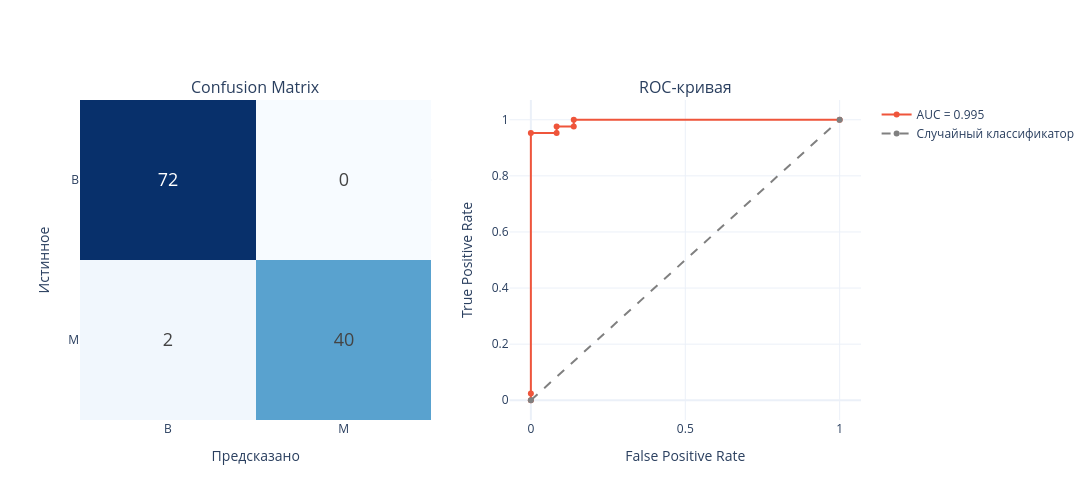

Write notebook code for a chart like this one.
### Markdown cell above
Что показывает: матрица ошибок и ROC-кривую. Что даёт: показывает типы ошибок модели и качество разделения классов при разных порогах.

### Code cell
cm = confusion_matrix(y_true, y_pred)
fig = make_subplots(rows=1, cols=2, subplot_titles=['Confusion Matrix', 'ROC-кривая'],
                    specs=[[{'type': 'heatmap'}, {'type': 'scatter'}]])
fig.add_trace(go.Heatmap(z=cm, x=list(le.classes_), y=list(le.classes_),
                         colorscale='Blues', showscale=False, text=cm,
                         texttemplate='%{text}', textfont=dict(size=18)), row=1, col=1)
fig.update_xaxes(title_text='Предсказано', row=1, col=1)
fig.update_yaxes(title_text='Истинное', autorange='reversed', row=1, col=1)
fpr, tpr, _ = roc_curve(y_true, y_prob)
auc_value = roc_auc_score(y_true, y_prob)
fig.add_trace(go.Scatter(x=fpr, y=tpr, name=f'AUC = {auc_value:.3f}'), row=1, col=2)
fig.add_trace(go.Scatter(x=[0, 1], y=[0, 1], name='Случайный классификатор',
                         line=dict(color='gray', dash='dash')), row=1, col=2)
fig.update_xaxes(title_text='False Positive Rate', row=1, col=2)
fig.update_yaxes(title_text='True Positive Rate', row=1, col=2)
fig.update_layout(
    template=PLOT_TEMPLATE,
    height=EVALUATION_PLOT_SIZE[1], width=EVALUATION_PLOT_SIZE[0],
)
fig.show()

### Figure 1 — Plotly figure (JSON) as saved in the notebook; plotly's stock layout.template omitted (floating-point values rounded to 4 significant figures)
{"data": [{"colorscale": [[0.0, "rgb(247,251,255)"], [0.125, "rgb(222,235,247)"], [0.25, "rgb(198,219,239)"], [0.375, "rgb(158,202,225)"], [0.5, "rgb(107,174,214)"], [0.625, "rgb(66,146,198)"], [0.75, "rgb(33,113,181)"], [0.875, "rgb(8,81,156)"], [1.0, "rgb(8,48,107)"]], "showscale": false, "text": [[72, 0], [2, 40]], "textfont": {"size": 18}, "texttemplate": "%{text}", "type": "heatmap", "x": ["B", "M"], "xaxis": "x", "y": ["B", "M"], "yaxis": "y", "z": [[72, 0], [2, 40]]}, {"name": "AUC = 0.995", "type": "scatter", "x": [0.0, 0.0, 0.0, 0.08333, 0.08333, 0.1389, 0.1389, 1.0], "xaxis": "x2", "y": [0.0, 0.02381, 0.9524, 0.9524, 0.9762, 0.9762, 1.0, 1.0], "yaxis": "y2"}, {"line": {"color": "gray", "dash": "dash"}, "name": "Случайный классификатор", "type": "scatter", "x": [0, 1], "xaxis": "x2", "y": [0, 1], "yaxis": "y2"}], "layout": {"annotations": [{"font": {"size": 16}, "showarrow": false, "text": "Confusion Matrix", "x": 0.225, "xanchor": "center", "xref": "paper", "y": 1.0, "yanchor": "bottom", "yref": "paper"}, {"font": {"size": 16}, "showarrow": false, "text": "ROC-кривая", "x": 0.775, "xanchor": "center", "xref": "paper", "y": 1.0, "yanchor": "bottom", "yref": "paper"}], "height": 500, "width": 1100, "xaxis": {"anchor": "y", "domain": [0.0, 0.45], "title": {"text": "Предсказано"}}, "xaxis2": {"anchor": "y2", "domain": [0.55, 1.0], "title": {"text": "False Positive Rate"}}, "yaxis": {"anchor": "x", "autorange": "reversed", "domain": [0.0, 1.0], "title": {"text": "Истинное"}}, "yaxis2": {"anchor": "x2", "domain": [0.0, 1.0], "title": {"text": "True Positive Rate"}}}}
